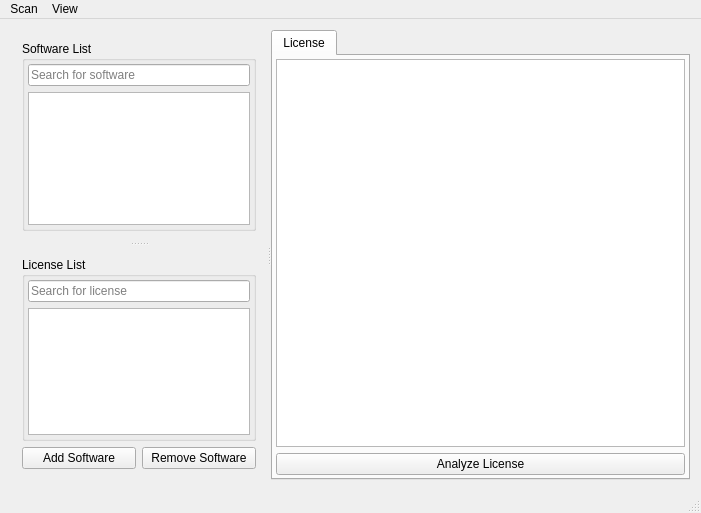
<?xml version="1.0" encoding="UTF-8"?>
<ui version="4.0">
 <class>MainWindow</class>
 <widget class="QMainWindow" name="MainWindow">
  <property name="geometry">
   <rect>
    <x>0</x>
    <y>0</y>
    <width>701</width>
    <height>513</height>
   </rect>
  </property>
  <property name="windowTitle">
   <string>Pathfinder</string>
  </property>
  <property name="windowIcon">
   <iconset>
    <normaloff>PathfinderIcon.png</normaloff>PathfinderIcon.png</iconset>
  </property>
  <property name="styleSheet">
   <string notr="true"/>
  </property>
  <widget class="QWidget" name="centralWidget">
   <property name="styleSheet">
    <string notr="true"/>
   </property>
   <layout class="QHBoxLayout" name="horizontalLayout">
    <item>
     <widget class="QSplitter" name="horizontalSplitter">
      <property name="styleSheet">
       <string notr="true">QSplitter::handle:horizontal {
	background-color: qlineargradient(spread:pad, x1:0, y1:0, x2:1, y2:0, 
		stop:0 rgba(255, 255, 255, 0), 
		stop:0.407273 rgba(200, 200, 200, 255), 
		stop:0.4825 rgba(101, 104, 113, 235), 
		stop:0.6 rgba(255, 255, 255, 0));
    image: url(:/images/splitter.png);
	margin: 2px 0x;
}</string>
      </property>
      <property name="orientation">
       <enum>Qt::Horizontal</enum>
      </property>
      <widget class="QSplitter" name="verticalSplitter">
       <property name="sizePolicy">
        <sizepolicy hsizetype="Preferred" vsizetype="Expanding">
         <horstretch>1</horstretch>
         <verstretch>0</verstretch>
        </sizepolicy>
       </property>
       <property name="styleSheet">
        <string notr="true">QSplitter::handle:vertical {
	background-color: qlineargradient(spread:pad, y1:0, x1:0, y2:1, x2:0, 
		stop:0 rgba(255, 255, 255, 0), 
		stop:0.407273 rgba(200, 200, 200, 255), 
		stop:0.4825 rgba(101, 104, 113, 235), 
		stop:0.6 rgba(255, 255, 255, 0));
    image: url(:/images/splitter.png);
	margin: 0px 2px;
}</string>
       </property>
       <property name="orientation">
        <enum>Qt::Vertical</enum>
       </property>
       <widget class="QWidget" name="verticalLayoutWidget">
        <layout class="QVBoxLayout" name="verticalLayout_3">
         <item>
          <widget class="QGroupBox" name="groupBox">
           <property name="title">
            <string>Software List</string>
           </property>
           <layout class="QVBoxLayout" name="verticalLayout_2">
            <property name="leftMargin">
             <number>3</number>
            </property>
            <property name="topMargin">
             <number>3</number>
            </property>
            <property name="rightMargin">
             <number>3</number>
            </property>
            <property name="bottomMargin">
             <number>3</number>
            </property>
            <item>
             <widget class="QLineEdit" name="softwareSearchLineEdit">
              <property name="sizePolicy">
               <sizepolicy hsizetype="Expanding" vsizetype="Fixed">
                <horstretch>0</horstretch>
                <verstretch>0</verstretch>
               </sizepolicy>
              </property>
              <property name="placeholderText">
               <string>Search for software</string>
              </property>
             </widget>
            </item>
            <item>
             <widget class="QTreeWidget" name="softwareTreeWidget">
              <property name="sizePolicy">
               <sizepolicy hsizetype="Expanding" vsizetype="Expanding">
                <horstretch>0</horstretch>
                <verstretch>0</verstretch>
               </sizepolicy>
              </property>
              <property name="minimumSize">
               <size>
                <width>222</width>
                <height>100</height>
               </size>
              </property>
              <property name="lineWidth">
               <number>1</number>
              </property>
              <property name="midLineWidth">
               <number>0</number>
              </property>
              <property name="selectionBehavior">
               <enum>QAbstractItemView::SelectRows</enum>
              </property>
              <property name="columnCount">
               <number>2</number>
              </property>
              <attribute name="headerVisible">
               <bool>false</bool>
              </attribute>
              <attribute name="headerDefaultSectionSize">
               <number>120</number>
              </attribute>
              <column>
               <property name="text">
                <string>Header</string>
               </property>
              </column>
              <column>
               <property name="text">
                <string>Item</string>
               </property>
              </column>
             </widget>
            </item>
           </layout>
          </widget>
         </item>
        </layout>
       </widget>
       <widget class="QWidget" name="verticalLayoutWidget_2">
        <layout class="QVBoxLayout" name="verticalLayout_4">
         <item>
          <widget class="QGroupBox" name="groupBox_2">
           <property name="title">
            <string>License List</string>
           </property>
           <layout class="QVBoxLayout" name="verticalLayout_5">
            <property name="leftMargin">
             <number>3</number>
            </property>
            <property name="topMargin">
             <number>3</number>
            </property>
            <property name="rightMargin">
             <number>3</number>
            </property>
            <property name="bottomMargin">
             <number>3</number>
            </property>
            <item>
             <widget class="QLineEdit" name="licenseSearchLineEdit">
              <property name="sizePolicy">
               <sizepolicy hsizetype="Expanding" vsizetype="Fixed">
                <horstretch>0</horstretch>
                <verstretch>0</verstretch>
               </sizepolicy>
              </property>
              <property name="placeholderText">
               <string>Search for license</string>
              </property>
             </widget>
            </item>
            <item>
             <widget class="QListWidget" name="licenseListWidget">
              <property name="sizePolicy">
               <sizepolicy hsizetype="Expanding" vsizetype="Expanding">
                <horstretch>0</horstretch>
                <verstretch>0</verstretch>
               </sizepolicy>
              </property>
              <property name="minimumSize">
               <size>
                <width>222</width>
                <height>100</height>
               </size>
              </property>
             </widget>
            </item>
           </layout>
          </widget>
         </item>
         <item>
          <layout class="QHBoxLayout" name="horizontalLayout_2">
           <item>
            <widget class="QPushButton" name="addSoftwareButton">
             <property name="text">
              <string>Add Software</string>
             </property>
            </widget>
           </item>
           <item>
            <widget class="QPushButton" name="removeSoftwareButton">
             <property name="text">
              <string>Remove Software</string>
             </property>
            </widget>
           </item>
          </layout>
         </item>
        </layout>
       </widget>
      </widget>
      <widget class="QTabWidget" name="licenseTabWidget">
       <property name="sizePolicy">
        <sizepolicy hsizetype="Preferred" vsizetype="Preferred">
         <horstretch>2</horstretch>
         <verstretch>0</verstretch>
        </sizepolicy>
       </property>
       <property name="currentIndex">
        <number>0</number>
       </property>
       <widget class="QWidget" name="licenseTabWidgetPage1">
        <attribute name="title">
         <string>License</string>
        </attribute>
        <layout class="QVBoxLayout" name="verticalLayout">
         <property name="spacing">
          <number>6</number>
         </property>
         <property name="leftMargin">
          <number>3</number>
         </property>
         <property name="topMargin">
          <number>3</number>
         </property>
         <property name="rightMargin">
          <number>3</number>
         </property>
         <property name="bottomMargin">
          <number>3</number>
         </property>
         <item>
          <widget class="QPlainTextEdit" name="licensePlainTextEdit">
           <property name="sizePolicy">
            <sizepolicy hsizetype="Expanding" vsizetype="Expanding">
             <horstretch>0</horstretch>
             <verstretch>0</verstretch>
            </sizepolicy>
           </property>
           <property name="minimumSize">
            <size>
             <width>350</width>
             <height>350</height>
            </size>
           </property>
           <property name="readOnly">
            <bool>true</bool>
           </property>
          </widget>
         </item>
         <item>
          <widget class="QPushButton" name="parseLicenseButton">
           <property name="text">
            <string>Analyze License</string>
           </property>
          </widget>
         </item>
        </layout>
       </widget>
      </widget>
     </widget>
    </item>
   </layout>
  </widget>
  <widget class="QMenuBar" name="menuBar">
   <property name="geometry">
    <rect>
     <x>0</x>
     <y>0</y>
     <width>701</width>
     <height>21</height>
    </rect>
   </property>
   <widget class="QMenu" name="menuMenu">
    <property name="title">
     <string>Scan</string>
    </property>
    <widget class="QMenu" name="menuScan_in_drive">
     <property name="title">
      <string>Scan in drive</string>
     </property>
    </widget>
    <addaction name="actionScan_for_software"/>
    <addaction name="menuScan_in_drive"/>
   </widget>
   <widget class="QMenu" name="menuView">
    <property name="title">
     <string>View</string>
    </property>
    <addaction name="actionShow_all_software"/>
    <addaction name="separator"/>
    <addaction name="actionHide_software_without_path"/>
    <addaction name="actionHide_software_without_license"/>
   </widget>
   <addaction name="menuMenu"/>
   <addaction name="menuView"/>
  </widget>
  <widget class="QStatusBar" name="statusBar"/>
  <action name="actionScan_for_software">
   <property name="text">
    <string>Scan all drives</string>
   </property>
  </action>
  <action name="actionShow_all_software">
   <property name="text">
    <string>Show all software</string>
   </property>
  </action>
  <action name="actionHide_software_without_path">
   <property name="checkable">
    <bool>true</bool>
   </property>
   <property name="text">
    <string>Hide software without path</string>
   </property>
  </action>
  <action name="actionHide_software_without_license">
   <property name="checkable">
    <bool>true</bool>
   </property>
   <property name="text">
    <string>Hide software without license</string>
   </property>
  </action>
  <action name="actiontest">
   <property name="text">
    <string>test</string>
   </property>
  </action>
 </widget>
 <layoutdefault spacing="6" margin="11"/>
 <resources/>
 <connections/>
</ui>
